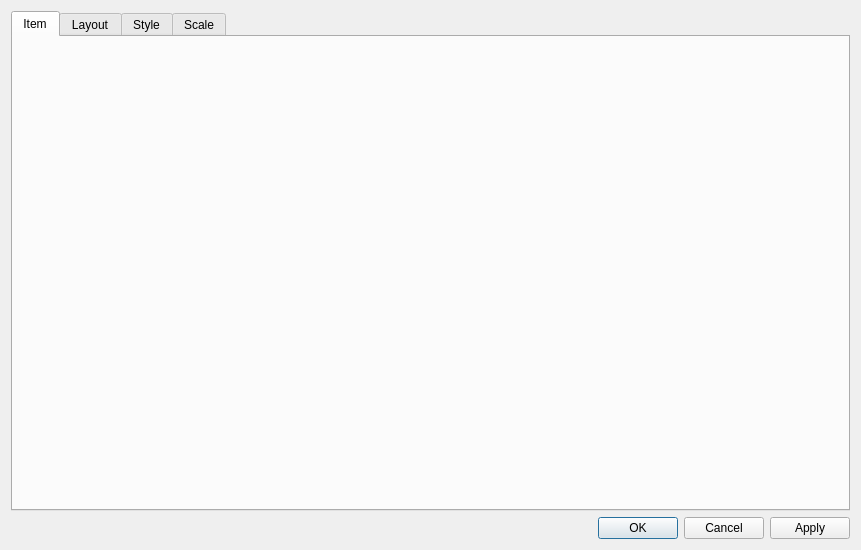
<?xml version="1.0" encoding="UTF-8"?>
<ui version="4.0">
 <class>TemplateSettingsWidget</class>
 <widget class="QWidget" name="TemplateSettingsWidget">
  <property name="geometry">
   <rect>
    <x>0</x>
    <y>0</y>
    <width>861</width>
    <height>550</height>
   </rect>
  </property>
  <property name="windowTitle">
   <string>Form</string>
  </property>
  <layout class="QVBoxLayout" name="verticalLayout">
   <item>
    <widget class="QTabWidget" name="tabWidget">
     <property name="tabShape">
      <enum>QTabWidget::Rounded</enum>
     </property>
     <property name="currentIndex">
      <number>0</number>
     </property>
     <widget class="QWidget" name="itemTab">
      <property name="toolTip">
       <string>Summary details for object</string>
      </property>
      <attribute name="title">
       <string>Item</string>
      </attribute>
      <layout class="QVBoxLayout" name="detailsTabLayout"/>
     </widget>
     <widget class="QWidget" name="layoutTab">
      <attribute name="title">
       <string>Layout</string>
      </attribute>
      <layout class="QHBoxLayout" name="horizontalLayout_6">
       <item>
        <widget class="QTabWidget" name="layoutTabWidget">
         <property name="toolTip">
          <string>Track layout settings</string>
         </property>
         <property name="currentIndex">
          <number>0</number>
         </property>
         <widget class="QWidget" name="tracksLayoutTab">
          <attribute name="title">
           <string>Tracks</string>
          </attribute>
         </widget>
         <widget class="QWidget" name="overviewLayoutTab">
          <attribute name="title">
           <string>Overview</string>
          </attribute>
         </widget>
        </widget>
       </item>
      </layout>
     </widget>
     <widget class="QWidget" name="styleTab">
      <attribute name="title">
       <string>Style</string>
      </attribute>
      <layout class="QHBoxLayout" name="horizontalLayout_18">
       <item>
        <widget class="QTabWidget" name="styleTabWidget">
         <property name="currentIndex">
          <number>2</number>
         </property>
         <widget class="QWidget" name="wellPlotStyleTab">
          <attribute name="title">
           <string>Well plot style</string>
          </attribute>
         </widget>
         <widget class="QWidget" name="trackStyleTab">
          <attribute name="title">
           <string>Track style</string>
          </attribute>
         </widget>
         <widget class="QWidget" name="curveStyleTab">
          <attribute name="title">
           <string>Curve style</string>
          </attribute>
         </widget>
        </widget>
       </item>
      </layout>
     </widget>
     <widget class="QWidget" name="scaleTab">
      <attribute name="title">
       <string>Scale</string>
      </attribute>
      <layout class="QVBoxLayout" name="verticalLayout_7">
       <item>
        <widget class="QWidget" name="tracksRangePlaceholderWidget" native="true"/>
       </item>
       <item>
        <widget class="QGroupBox" name="overviewGroupBox">
         <property name="title">
          <string>Overview</string>
         </property>
         <property name="flat">
          <bool>true</bool>
         </property>
        </widget>
       </item>
       <item>
        <widget class="QGroupBox" name="tracksGroupBox">
         <property name="title">
          <string>Tracks</string>
         </property>
         <property name="flat">
          <bool>true</bool>
         </property>
        </widget>
       </item>
       <item>
        <spacer name="verticalSpacer_3">
         <property name="orientation">
          <enum>Qt::Vertical</enum>
         </property>
         <property name="sizeHint" stdset="0">
          <size>
           <width>20</width>
           <height>303</height>
          </size>
         </property>
        </spacer>
       </item>
      </layout>
     </widget>
    </widget>
   </item>
   <item>
    <widget class="QDialogButtonBox" name="buttonBox">
     <property name="orientation">
      <enum>Qt::Horizontal</enum>
     </property>
     <property name="standardButtons">
      <set>QDialogButtonBox::Apply|QDialogButtonBox::Cancel|QDialogButtonBox::Ok</set>
     </property>
    </widget>
   </item>
  </layout>
 </widget>
 <resources/>
 <connections/>
</ui>
